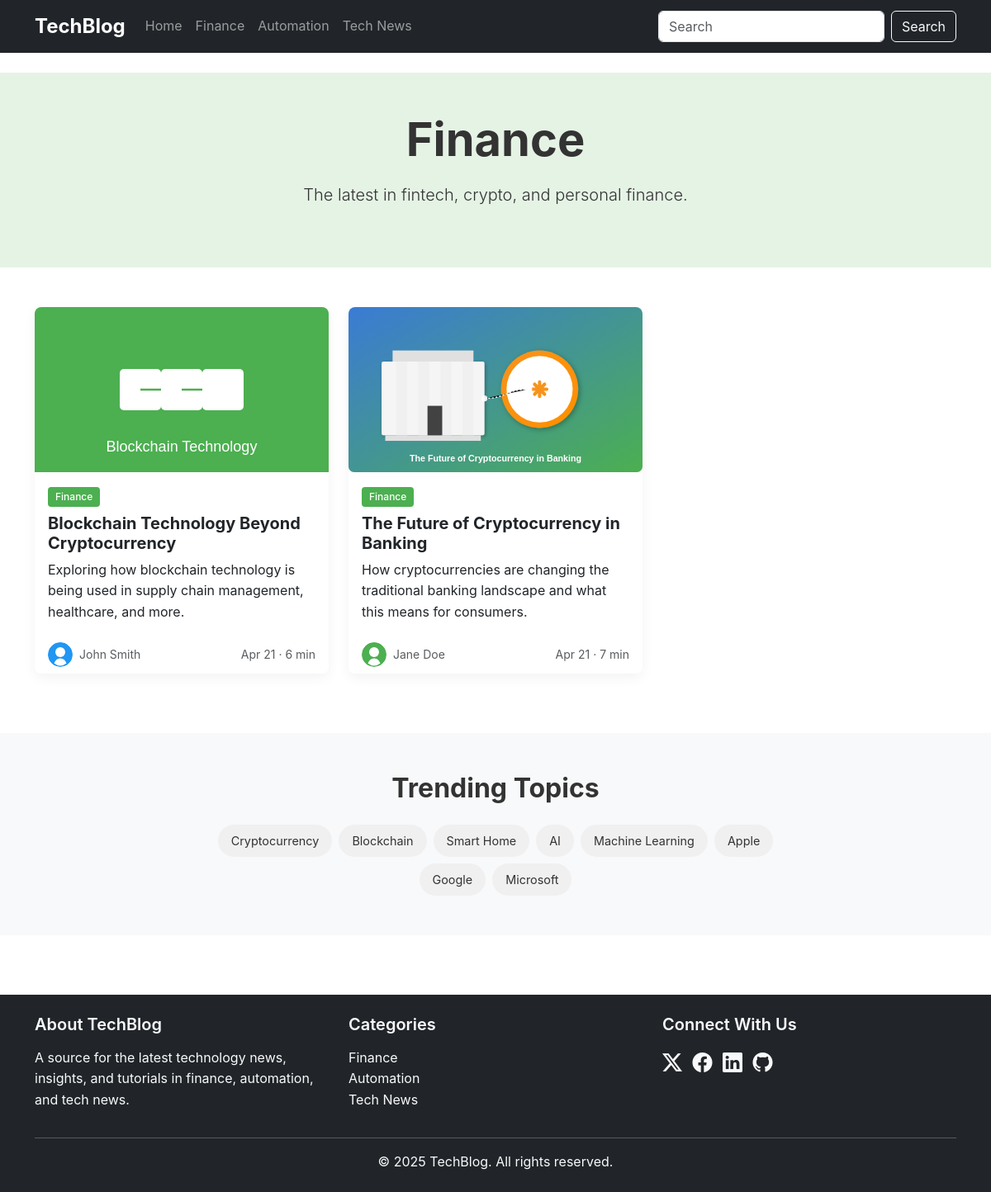
Screenshot of /category/finance with the database file from the repository.
### app.py (models this page shows)
class Category(db.Model):
    id = db.Column(db.Integer, primary_key=True)
    name = db.Column(db.String(50), nullable=False)
    slug = db.Column(db.String(50), unique=True, nullable=False)
    description = db.Column(db.String(200))
    color = db.Column(db.String(20))
    posts = db.relationship('Post', backref='category', lazy=True)

class Post(db.Model):
    id = db.Column(db.Integer, primary_key=True)
    title = db.Column(db.String(200), nullable=False)
    slug = db.Column(db.String(200), unique=True, nullable=False)
    excerpt = db.Column(db.Text, nullable=False)
    content = db.Column(db.Text, nullable=False)
    publish_date = db.Column(db.DateTime, nullable=False, default=datetime.utcnow)
    read_time = db.Column(db.Integer, default=5)
    featured = db.Column(db.Boolean, default=False)
    featured_image = db.Column(db.String(200))
    category_id = db.Column(db.Integer, db.ForeignKey('category.id'), nullable=False)
    author_id = db.Column(db.Integer, db.ForeignKey('author.id'), nullable=False)
    topics = db.relationship('Topic', secondary='post_topics', backref=db.backref('posts', lazy='dynamic'))

class Author(db.Model):
    id = db.Column(db.Integer, primary_key=True)
    name = db.Column(db.String(100), nullable=False)
    email = db.Column(db.String(100), unique=True, nullable=False)
    bio = db.Column(db.Text)
    avatar = db.Column(db.String(200))
    posts = db.relationship('Post', backref='author', lazy=True)

class Topic(db.Model):
    id = db.Column(db.Integer, primary_key=True)
    name = db.Column(db.String(50), nullable=False)
    slug = db.Column(db.String(50), unique=True, nullable=False)

### app.py (the view)
@app.route('/category/<slug>')
def category(slug):
    category = Category.query.filter_by(slug=slug).first_or_404()
    posts = Post.query.filter_by(category_id=category.id).order_by(Post.publish_date.desc()).all()
    trending_topics = Topic.query.limit(8).all()
    return render_template('category.html',
                           category=category,
                           posts=posts,
                           trending_topics=trending_topics)

### app.py (called while the page is built)
@app.context_processor
def inject_now():
    return {'now': datetime.utcnow()}

@app.context_processor
def inject_categories():
    return {'categories': Category.query.all()}

### templates/category.html (shortened to what this page needs)
{% extends 'base.html' %}
{% block content %}
<section class="py-5" style="background-color: {{ category.color }}25;">
    <div class="container">
        <div class="row justify-content-center">
            <div class="col-md-8 text-center">
                <h1 class="display-4 fw-bold mb-3">{{ category.name }}</h1>
                <p class="lead mb-4">{{ category.description }}</p>
            </div>
        </div>
    </div>
</section>
<section class="py-5">
    <div class="container">
        <div class="row">
            {% for post in posts %}
            <div class="col-md-6 col-lg-4 mb-4">
                <div class="card post-card h-100">
                    <img src="{{ post.featured_image }}" class="card-img-top" alt="{{ post.title }}">
                    <div class="card-body">
                        <div class="mb-2">
                            <span class="badge" style="background-color: {{ category.color }}">{{ category.name }}</span>
                        </div>
                        <h5 class="card-title">{{ post.title }}</h5>
                        <p class="card-text">{{ post.excerpt | truncate(120) }}</p>
                    </div>
                    <div class="card-footer bg-white border-0">
                        <div class="d-flex justify-content-between align-items-center">
                            <div class="d-flex align-items-center">
                                <img src="{{ post.author.avatar }}" alt="{{ post.author.name }}" class="rounded-circle me-2" width="30" height="30">
                                <small class="text-muted">{{ post.author.name }}</small>
                            </div>
                            <small class="text-muted">{{ post.publish_date.strftime('%b %d') }} · {{ post.read_time }} min</small>
                        </div>
                    </div>
                </div>
            </div>
            {% endfor %}
        </div>
    </div>
</section>
<section class="py-5 bg-light">
    <div class="container">
        <h2 class="section-title text-center mb-4">Trending Topics</h2>
        <div class="row justify-content-center">
            <div class="col-md-8">
                <div class="topic-tags text-center">
                    {% for topic in trending_topics %}
                    <a href="{{ url_for('topic', slug=topic.slug) }}" class="topic-tag">{{ topic.name }}</a>
                    {% endfor %}
                </div>
            </div>
        </div>
    </div>
</section>
{% endblock %}

### templates/base.html (shortened to what this page needs)
<!DOCTYPE html>
<html lang="en">
<head>
    <link href="https://cdn.jsdelivr.net/npm/bootstrap@5.3.2/dist/css/bootstrap.min.css" rel="stylesheet">
    <link rel="stylesheet" href="https://cdn.jsdelivr.net/npm/bootstrap-icons@1.11.0/font/bootstrap-icons.css">
    <link rel="stylesheet" href="{{ url_for('static', filename='css/styles.css') }}">
</head>
<body>
    <header class="site-header">
        <nav class="navbar navbar-expand-lg navbar-dark bg-dark">
            <div class="container">
                <a class="navbar-brand" href="{{ url_for('home') }}">TechBlog</a>
                <div class="collapse navbar-collapse" id="navbarNav">
                    <ul class="navbar-nav me-auto">
                        <li class="nav-item">
                            <a class="nav-link" href="{{ url_for('home') }}">Home</a>
                        </li>
                        {% for cat in categories %}
                        <li class="nav-item">
                            <a class="nav-link" href="{{ url_for('category', slug=cat.slug) }}">{{ cat.name }}</a>
                        </li>
                        {% endfor %}
                    </ul>
                    <form class="d-flex" role="search">
                        <input class="form-control me-2" type="search" placeholder="Search">
                        <button class="btn btn-outline-light" type="submit">Search</button>
                    </form>
                </div>
            </div>
        </nav>
    </header>
    <main class="py-4">
        {% block content %}{% endblock %}
    </main>
    <footer class="bg-dark text-light py-4 mt-5">
        <div class="container">
            <div class="row">
                <div class="col-md-4">
                    <h5>About TechBlog</h5>
                    <p>A source for the latest technology news, insights, and tutorials in finance, automation, and tech news.</p>
                </div>
                <div class="col-md-4">
                    <h5>Categories</h5>
                    <ul class="list-unstyled">
                        {% for cat in categories %}
                        <li><a href="{{ url_for('category', slug=cat.slug) }}" class="text-light">{{ cat.name }}</a></li>
                        {% endfor %}
                    </ul>
                </div>
                <div class="col-md-4">
                    <h5>Connect With Us</h5>
                    <div class="social-icons">
                        <a href="#" class="text-light me-2"><i class="bi bi-twitter-x"></i></a>
                        <a href="#" class="text-light me-2"><i class="bi bi-facebook"></i></a>
                        <a href="#" class="text-light me-2"><i class="bi bi-linkedin"></i></a>
                        <a href="#" class="text-light"><i class="bi bi-github"></i></a>
                    </div>
                </div>
            </div>
            <hr>
            <p class="text-center mb-0">&copy; {{ now.year }} TechBlog. All rights reserved.</p>
        </div>
    </footer>
</body>
</html>

### static/css/styles.css (style rules this page uses)
:root { --finance-color: #4CAF50; --automation-color: #2196F3; --tech-news-color: #9C27B0; }
body { font-family: 'Inter', -apple-system, BlinkMacSystemFont, 'Segoe UI', Roboto, Oxygen, Ubuntu, Cantarell, 'Open Sans', 'Helvetica Neue', sans-serif; color: #333; line-height: 1.6; }
a { text-decoration: none; color: #0066cc; transition: color 0.2s; }
.section-title { font-weight: 700; margin-bottom: 1.5rem; }
.navbar-brand { font-weight: 700; font-size: 1.5rem; }
.post-card { transition: transform 0.3s; box-shadow: 0 5px 15px rgba(0, 0, 0, 0.05); border: none; border-radius: 0.5rem; overflow: hidden; }
.post-card .card-img-top { height: 200px; object-fit: cover; }
.post-card .card-title { font-weight: 700; }
.post-card .badge { font-weight: 500; }
.topic-tags { display: flex; flex-wrap: wrap; gap: 0.5rem; justify-content: center; }
.topic-tag { display: inline-block; background-color: #f0f0f0; color: #333; padding: 0.5rem 1rem; border-radius: 2rem; font-size: 0.9rem; transition: all 0.2s; }
footer { margin-top: 3rem; }
footer h5 { font-weight: 600; margin-bottom: 1rem; }
.social-icons a { font-size: 1.5rem; margin-right: 1rem; }
.badge { padding: 0.5em 0.75em; font-weight: 500; border-radius: 0.25rem; color: white; }

### rows the page displays
Category: name "Finance", description "The latest in fintech, crypto, and personal finance."
Category: name "Automation"
Category: name "Tech News"
Post: featured_image (picture), title "Blockchain Technology Beyond Cryptocurrency", excerpt "Exploring how blockchain technology is being used in supply chain management, healthcare, and more.", author.avatar (picture), author.name "John Smith", publish_date "Apr 21", read_time "6"
Post: featured_image (picture), title "The Future of Cryptocurrency in Banking", excerpt "How cryptocurrencies are changing the traditional banking landscape and what this means for consumers.", author.avatar (picture), author.name "Jane Doe", publish_date "Apr 21", read_time "7"
Topic: name "Cryptocurrency"
Topic: name "Blockchain"
Topic: name "Smart Home"
Topic: name "AI"
Topic: name "Machine Learning"
Topic: name "Apple"
Topic: name "Google"
Topic: name "Microsoft"
